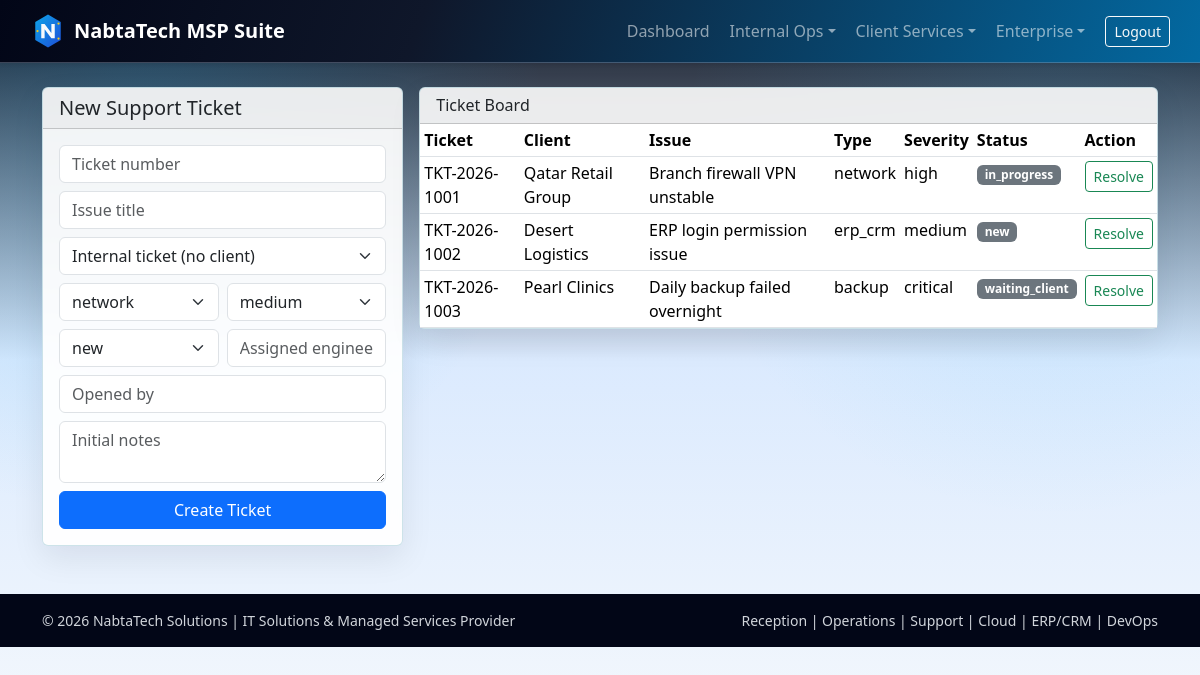
The page /support.php (signed in) on the database its author committed.
### tables this page shows
CREATE TABLE IF NOT EXISTS support_tickets (
    ticket_id INT AUTO_INCREMENT PRIMARY KEY,
    ticket_number VARCHAR(30) UNIQUE NOT NULL,
    client_id INT NULL,
    title VARCHAR(180) NOT NULL,
    issue_type ENUM('network', 'device', 'cloud', 'erp_crm', 'security', 'backup', 'user_admin', 'other') NOT NULL,
    severity ENUM('low', 'medium', 'high', 'critical') DEFAULT 'medium',
    status ENUM('new', 'in_progress', 'waiting_client', 'resolved', 'closed') DEFAULT 'new',
    assigned_to VARCHAR(100),
    opened_by VARCHAR(100),
    resolution_notes TEXT,
    opened_at DATETIME DEFAULT CURRENT_TIMESTAMP,
    updated_at TIMESTAMP DEFAULT CURRENT_TIMESTAMP ON UPDATE CURRENT_TIMESTAMP,
    FOREIGN KEY (client_id) REFERENCES clients(client_id) ON DELETE SET NULL,
    INDEX idx_status (status),
    INDEX idx_issue_type (issue_type)
);

CREATE TABLE IF NOT EXISTS clients (
    client_id INT AUTO_INCREMENT PRIMARY KEY,
    client_name VARCHAR(120) NOT NULL,
    industry VARCHAR(80),
    contact_person VARCHAR(120),
    contact_email VARCHAR(120),
    contact_phone VARCHAR(25),
    service_tier ENUM('basic', 'standard', 'premium') DEFAULT 'standard',
    contract_start DATE,
    contract_end DATE,
    status ENUM('active', 'inactive', 'prospect') DEFAULT 'active',
    notes TEXT,
    created_at TIMESTAMP DEFAULT CURRENT_TIMESTAMP
);

### src/db.php (called while the page is built, shortened)
<?php
function db(): PDO
{
    static $pdo = null;
    if ($pdo instanceof PDO) {
        return $pdo;
    }
    $host = env('DB_HOST', env('MYSQLHOST', '127.0.0.1'));
    $port = env('DB_PORT', env('MYSQLPORT', '3306'));
    $name = env('DB_NAME', env('MYSQLDATABASE', 'nabtatech_office'));
    $user = env('DB_USER', env('MYSQLUSER', 'root'));
    $pass = env('DB_PASS', env('MYSQLPASSWORD', ''));
    $dsn = sprintf('mysql:host=%s;port=%s;dbname=%s;charset=utf8mb4', $host, $port, $name);
    $pdo = new PDO($dsn, $user, $pass, [
        PDO::ATTR_ERRMODE => PDO::ERRMODE_EXCEPTION,
        PDO::ATTR_DEFAULT_FETCH_MODE => PDO::FETCH_ASSOC,
    ]);
    return $pdo;
}

### src/helpers.php (called while the page is built, shortened)
<?php
function e(string $value): string
{
    return htmlspecialchars($value, ENT_QUOTES, 'UTF-8');
}

### public/support.php (the view, shortened to what this page needs)
<?php
$tickets = db()->query('SELECT t.ticket_id, t.ticket_number, c.client_name, t.title, t.issue_type, t.severity, t.status, t.assigned_to FROM support_tickets t LEFT JOIN clients c ON c.client_id = t.client_id ORDER BY t.updated_at DESC LIMIT 70')->fetchAll();
?>
<div class="row g-3">
    <div class="col-lg-4">
        <div class="card glass-card tech-card">
            <div class="card-header"><h1 class="h5 mb-0">New Support Ticket</h1></div>
            <div class="card-body">
                <form method="post" class="row g-2">
                    <div class="col-12"><input class="form-control" name="ticket_number" placeholder="Ticket number" required></div>
                    <div class="col-12"><input class="form-control" name="title" placeholder="Issue title" required></div>
                    <div class="col-12">
                        <select class="form-select" name="client_id">
                            <option value="">Internal ticket (no client)</option>
                        </select>
                    </div>
                    <div class="col-6"><select class="form-select" name="issue_type"><option>network</option></select></div>
                    <div class="col-6"><select class="form-select" name="severity"><option>low</option><option selected>medium</option><option>high</option><option>critical</option></select></div>
                    <div class="col-6"><select class="form-select" name="status"><option>new</option><option>in_progress</option><option>waiting_client</option><option>resolved</option><option>closed</option></select></div>
                    <div class="col-6"><input class="form-control" name="assigned_to" placeholder="Assigned engineer"></div>
                    <div class="col-12"><input class="form-control" name="opened_by" placeholder="Opened by"></div>
                    <div class="col-12"><textarea class="form-control" name="resolution_notes" rows="2" placeholder="Initial notes"></textarea></div>
                    <div class="col-12 d-grid"><button class="btn btn-primary">Create Ticket</button></div>
                </form>
            </div>
        </div>
    </div>
    <div class="col-lg-8">
        <div class="card glass-card tech-card">
            <div class="card-header"><h2 class="h6 mb-0">Ticket Board</h2></div>
            <div class="table-responsive">
                <table class="table table-sm mb-0">
                    <thead><tr><th>Ticket</th><th>Client</th><th>Issue</th><th>Type</th><th>Severity</th><th>Status</th><th>Action</th></tr></thead>
                    <tbody>
                    <?php foreach ($tickets as $t): ?>
                        <tr>
                            <td><?= e((string) $t['ticket_number']) ?></td>
                            <td><?= e((string) ($t['client_name'] ?? 'Internal')) ?></td>
                            <td><?= e((string) $t['title']) ?></td>
                            <td><?= e((string) $t['issue_type']) ?></td>
                            <td><?= e((string) $t['severity']) ?></td>
                            <td><span class="badge text-bg-secondary"><?= e((string) $t['status']) ?></span></td>
                            <td>
                                <?php if (!in_array((string) $t['status'], ['resolved', 'closed'], true)): ?>
                                    <a class="btn btn-sm btn-outline-success" href="support.php?action=resolve&id=<?= (int) $t['ticket_id'] ?>">Resolve</a>
                                <?php endif; ?>
                            </td>
                        </tr>
                    <?php endforeach; ?>
                    </tbody>
                </table>
            </div>
        </div>
    </div>
</div>

### public/assets/css/style.css (style rules this page uses)
.glass-card { background: rgba(255, 255, 255, 0.93); border: 1px solid rgba(148, 163, 184, 0.35); backdrop-filter: blur(6px); }
.tech-card { border: 1px solid rgba(14, 116, 144, 0.2); box-shadow: 0 12px 32px rgba(2, 6, 23, 0.08); transition: transform 0.2s ease, box-shadow 0.2s ease; }
.table thead { background: #0f172a; color: #e2e8f0; }

### rows shown on the page
support_tickets: ticket_number "TKT-2026-1001", client.client_name "Qatar Retail Group", title "Branch firewall VPN unstable", issue_type "network", severity "high", status "in_progress"
support_tickets: ticket_number "TKT-2026-1002", client.client_name "Desert Logistics", title "ERP login permission issue", issue_type "erp_crm", severity "medium", status "new"
support_tickets: ticket_number "TKT-2026-1003", client.client_name "Pearl Clinics", title "Daily backup failed overnight", issue_type "backup", severity "critical", status "waiting_client"
